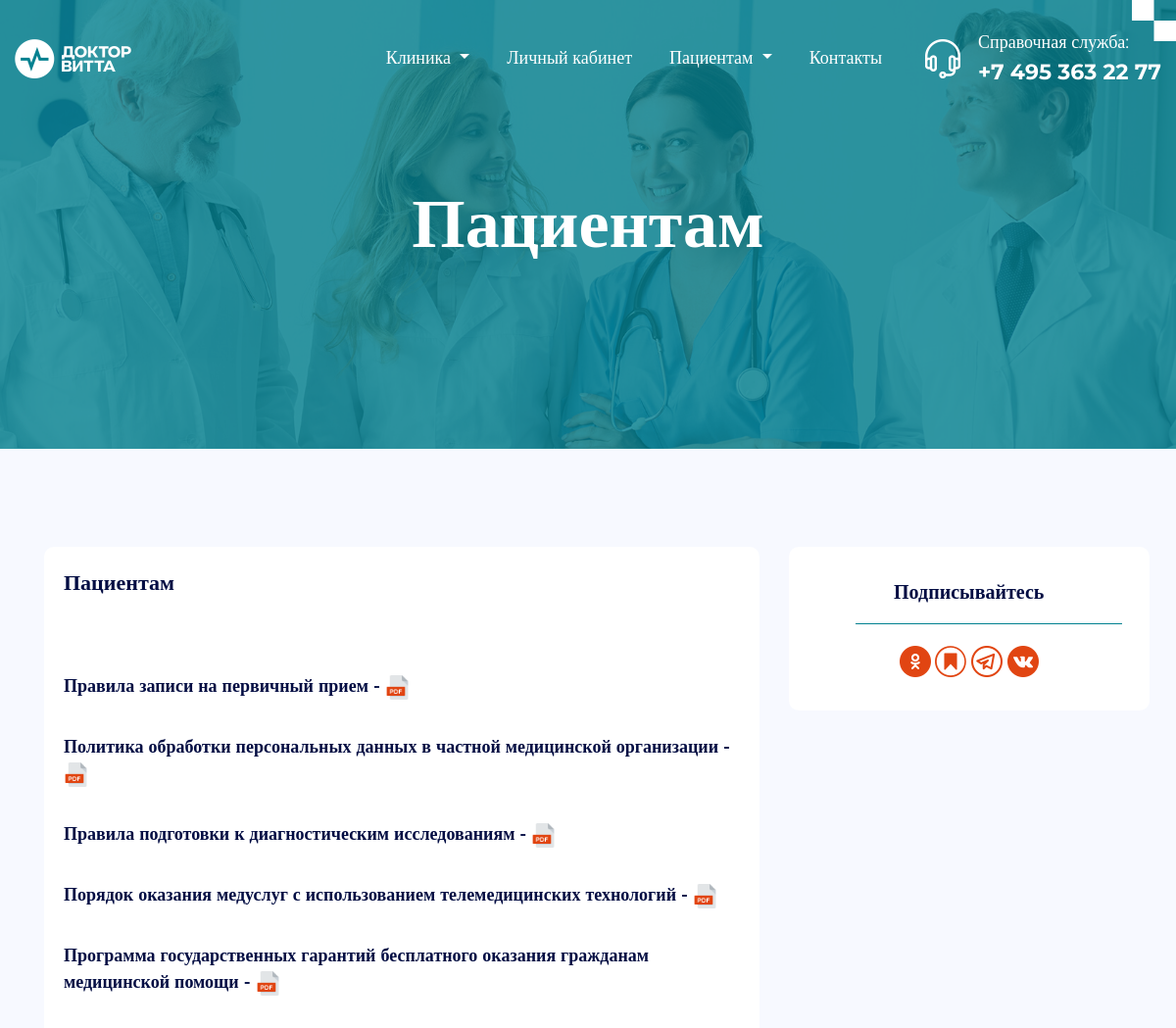
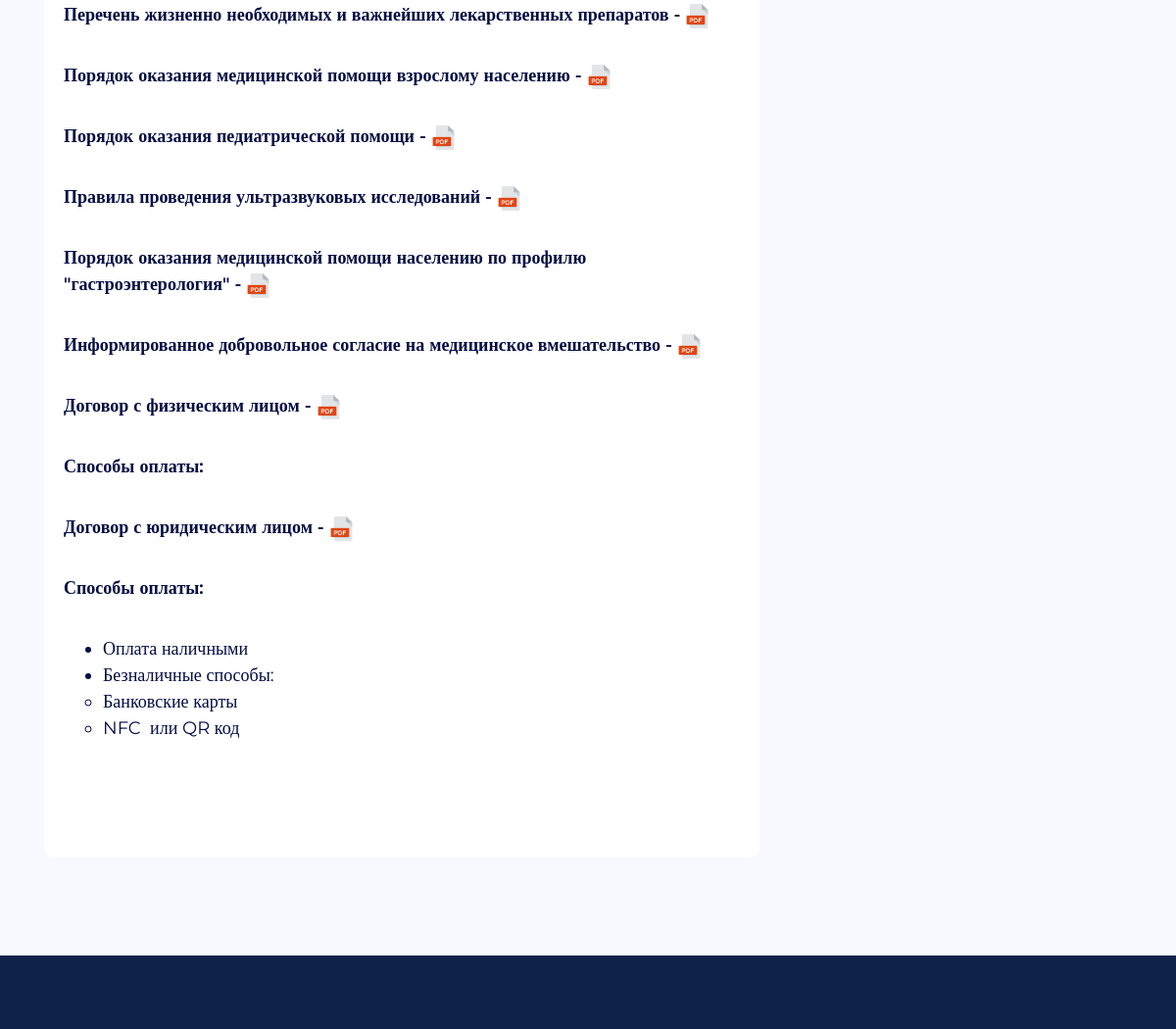
Page /page/7/ (upper part) on the earlier database version (2 pictures, top to bottom).
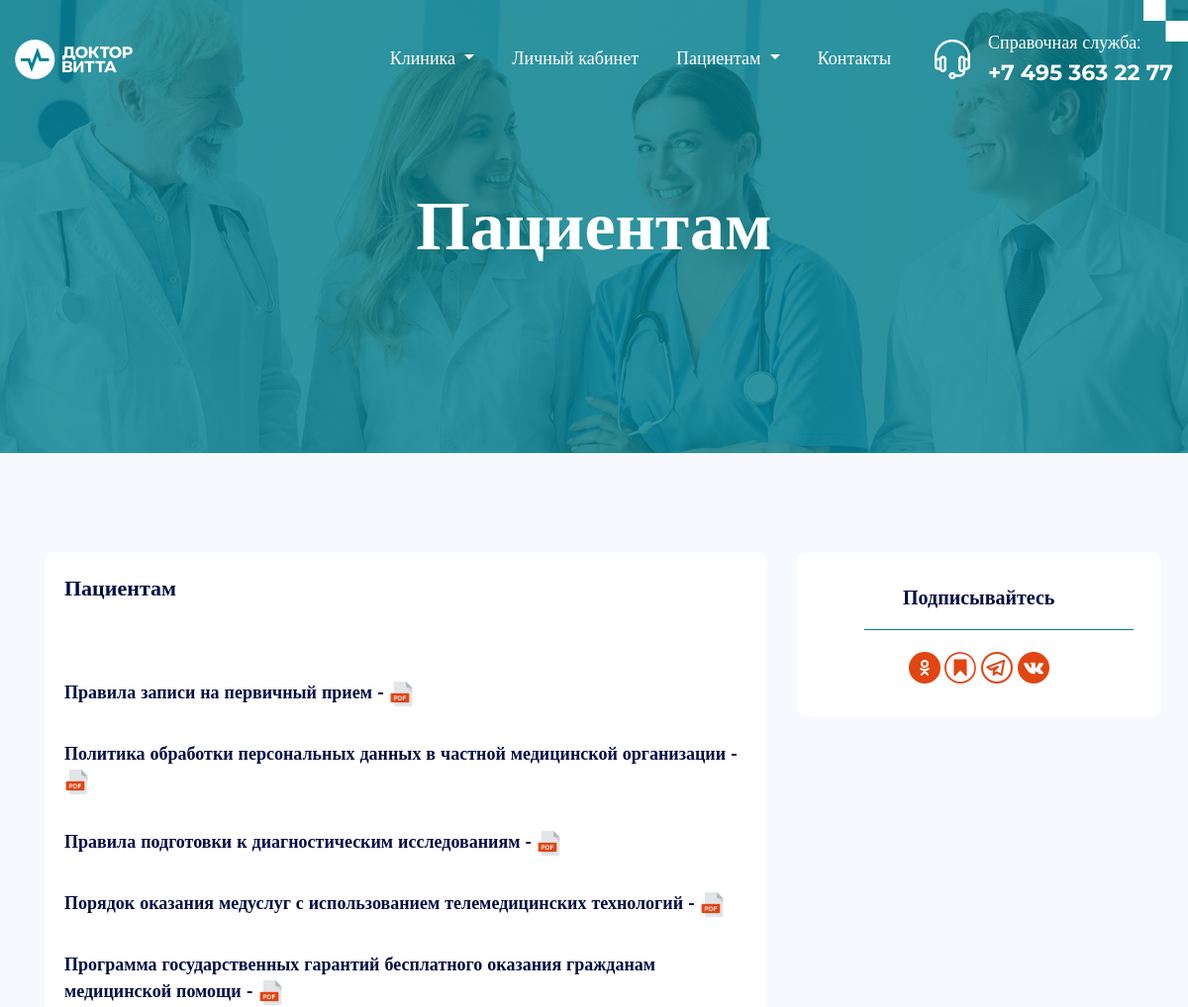
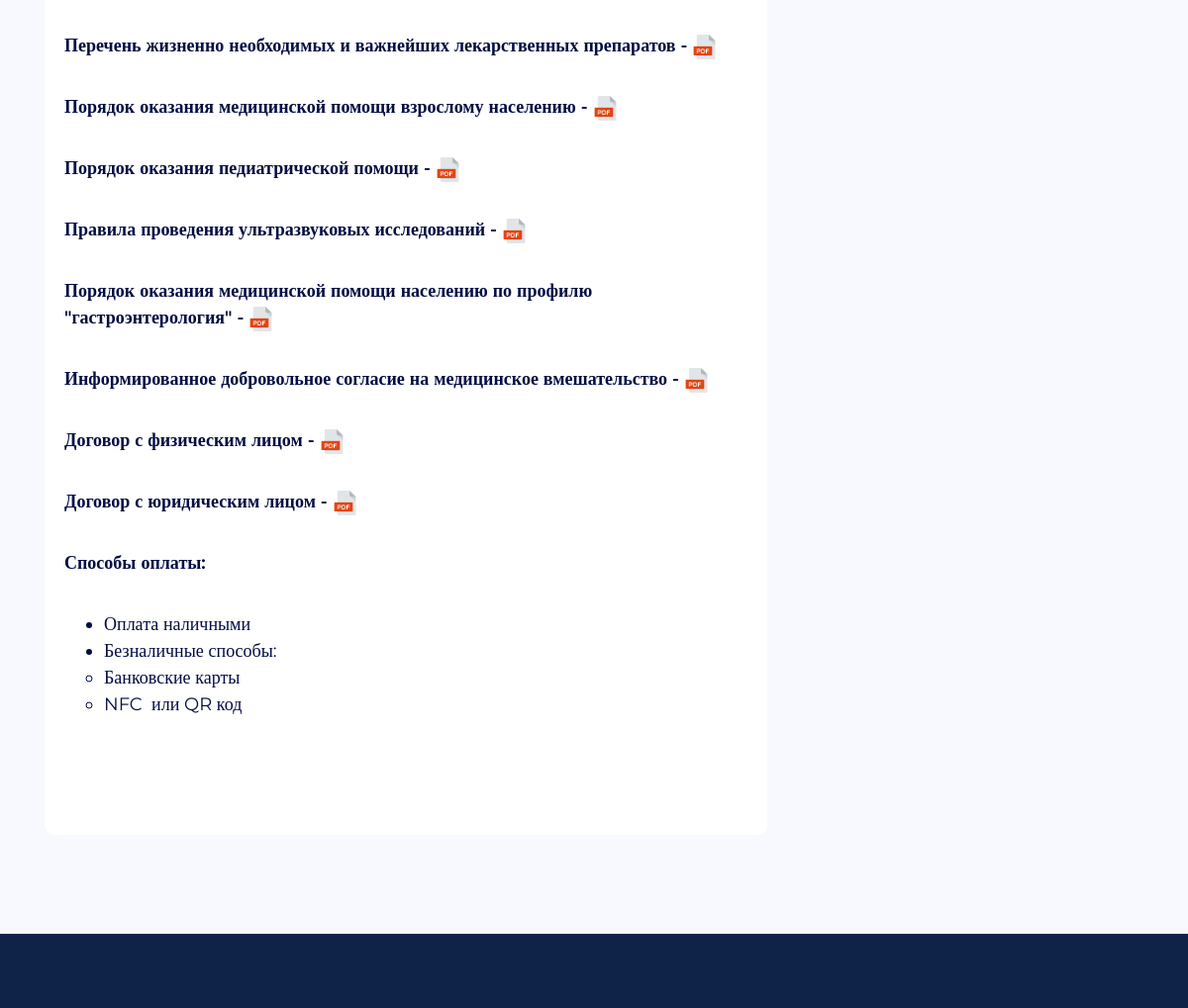
Same page on the later database version (2 pictures, top to bottom).
### homepage/models.py (models this page shows, shortened)
class Page(models.Model):
    name = models.CharField(max_length=100, verbose_name='Заголовок страницы')
    image = models.ImageField(upload_to='images/pages/', verbose_name='Изображение', null=True, blank=True)
    text = RichTextField(verbose_name='Контент страницы')

### homepage/views.py (the view)
# urls.py: path('page/<int:id>/', views.page, name='page'),
def page(request, id):
    page = get_object_or_404(Page, pk=id)
    pages = Page.objects.all().exclude(id=id)
    context = {'page': page, 'pages': pages, }
    return render(request, 'homepage/page.html', context=context)

### templates/homepage/page.html (shortened to what this page needs)
{% extends 'base.html' %}
{% load static %}
{% block page_css %}
    <link rel="stylesheet" href="{% static 'assets/bootstrap/bootstrap.min.css'%}">
    <link rel="stylesheet" href="{% static 'assets/css/owl.carousel.min.css'%}">
    <link rel="stylesheet" href="{% static 'assets/css/aos.css'%}">
    <link rel="stylesheet" href="{% static 'assets/css/custom-style.css'%}">
    <link rel="stylesheet" href="{% static 'assets/css/responsive.css'%}">
    <link rel="stylesheet" href="{% static 'assets/css/special-classes.css'%}">
    <link rel="stylesheet" href="{% static 'assets/css/superclasses.css'%}">
    <link rel="stylesheet" href="{% static 'assets/css/custom.css'%}">
    <link rel="stylesheet" href="{% static 'assets/css/mobile.css'%}">
{% endblock %}
{% block content %}
    <section class="w-100 float-left sub-banner-con position-relative">
        <div class="wrapper2">
            <div class="sub-banner-inner-box banner-inner-box position-relative text-center w-100 float-left">
                <h1 data-aos="fade-up" data-aos-duration="700">{{ page.name }}</h1>
                <p data-aos="fade-up" data-aos-duration="700"><br>
                    </p>
            </div>
        </div>
    </section>
    <section class="singleblog-section blogpage-section w-100 float-left">
        <div class="container">
            <div class="row">
                <div class="col-lg-8 col-md-12 col-sm-12 col-12">
                    <div class="main-box">
                        <div class="content1">
                            <h4 data-aos="fade-up" data-aos-duration="700">{{ page.name }}</h4>
                            <p class="text-size-14" data-aos="fade-up" data-aos-duration="700">{{ page.text|safe }}
                            </p>
                        </div>
                    </div>
                </div>
                <div class="col-lg-4 col-md-12 col-sm-12 col-12 column">
                    {% include 'socnetworks.html' %}
                </div>
            </div>
        </div>
    </section>
{% endblock %}

Differences in the rows shown:
changed Page "Пациентам": text "…с физическим лицом - Способы оплаты: Договор с юридическим лицом…" → "…с физическим лицом - Договор с юридическим лицом…"
